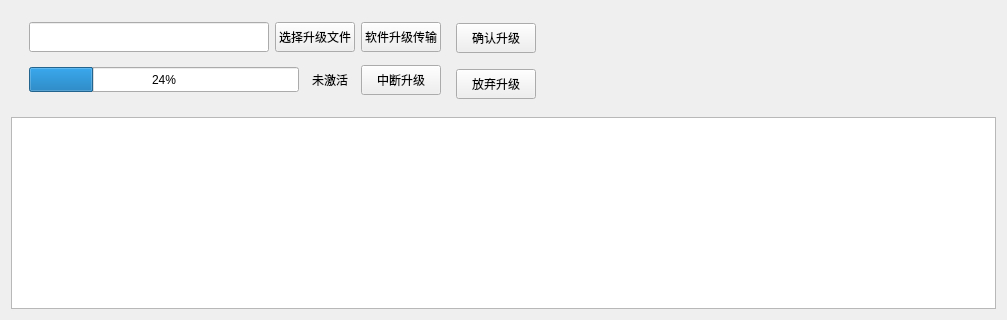
       <widget class="QWidget" name="tab_VersionUpdata">
        <attribute name="icon">
         <iconset resource="res.qrc">
          <normaloff>:/res/Icon/VersionUpdata.svg</normaloff>:/res/Icon/VersionUpdata.svg</iconset>
        </attribute>
        <attribute name="title">
         <string>软件升级</string>
        </attribute>
        <layout class="QVBoxLayout" name="verticalLayout_19">
         <item>
          <widget class="QWidget" name="widget_19" native="true">
           <property name="minimumSize">
            <size>
             <width>0</width>
             <height>100</height>
            </size>
           </property>
           <layout class="QHBoxLayout" name="horizontalLayout_22">
            <item>
             <widget class="QWidget" name="widget_20" native="true">
              <property name="minimumSize">
               <size>
                <width>430</width>
                <height>0</height>
               </size>
              </property>
              <property name="maximumSize">
               <size>
                <width>430</width>
                <height>16777215</height>
               </size>
              </property>
              <layout class="QVBoxLayout" name="verticalLayout_20">
               <property name="topMargin">
                <number>0</number>
               </property>
               <property name="bottomMargin">
                <number>0</number>
               </property>
               <item>
                <layout class="QHBoxLayout" name="horizontalLayout_21">
                 <item>
                  <layout class="QHBoxLayout" name="horizontalLayout_19">
                   <item>
                    <widget class="QLineEdit" name="Edit_VersionFile">
                     <property name="minimumSize">
                      <size>
                       <width>0</width>
                       <height>30</height>
                      </size>
                     </property>
                    </widget>
                   </item>
                   <item>
                    <widget class="QPushButton" name="Btn_SelectVersionFile">
                     <property name="minimumSize">
                      <size>
                       <width>0</width>
                       <height>30</height>
                      </size>
                     </property>
                     <property name="text">
                      <string>选择升级文件</string>
                     </property>
                    </widget>
                   </item>
                  </layout>
                 </item>
                 <item>
                  <widget class="QPushButton" name="Btn_UpdataVersion">
                   <property name="minimumSize">
                    <size>
                     <width>0</width>
                     <height>30</height>
                    </size>
                   </property>
                   <property name="maximumSize">
                    <size>
                     <width>16777215</width>
                     <height>30</height>
                    </size>
                   </property>
                   <property name="text">
                    <string>软件升级传输</string>
                   </property>
                  </widget>
                 </item>
                </layout>
               </item>
               <item>
                <layout class="QHBoxLayout" name="horizontalLayout_20">
                 <item>
                  <widget class="QProgressBar" name="progressBar_Updata">
                   <property name="minimumSize">
                    <size>
                     <width>0</width>
                     <height>25</height>
                    </size>
                   </property>
                   <property name="value">
                    <number>24</number>
                   </property>
                  </widget>
                 </item>
                 <item>
                  <widget class="QLabel" name="UpdataLabel">
                   <property name="minimumSize">
                    <size>
                     <width>50</width>
                     <height>40</height>
                    </size>
                   </property>
                   <property name="maximumSize">
                    <size>
                     <width>50</width>
                     <height>50</height>
                    </size>
                   </property>
                   <property name="text">
                    <string>未激活</string>
                   </property>
                   <property name="alignment">
                    <set>Qt::AlignCenter</set>
                   </property>
                  </widget>
                 </item>
                 <item>
                  <widget class="QPushButton" name="Btn_UpdataStop">
                   <property name="minimumSize">
                    <size>
                     <width>0</width>
                     <height>30</height>
                    </size>
                   </property>
                   <property name="text">
                    <string>中断升级</string>
                   </property>
                  </widget>
                 </item>
                </layout>
               </item>
              </layout>
             </widget>
            </item>
            <item>
             <widget class="QWidget" name="widget_21" native="true">
              <layout class="QVBoxLayout" name="verticalLayout_21">
               <property name="spacing">
                <number>13</number>
               </property>
               <property name="leftMargin">
                <number>0</number>
               </property>
               <property name="topMargin">
                <number>0</number>
               </property>
               <property name="rightMargin">
                <number>0</number>
               </property>
               <property name="bottomMargin">
                <number>0</number>
               </property>
               <item>
                <widget class="QPushButton" name="Btn_RunUpdata">
                 <property name="minimumSize">
                  <size>
                   <width>0</width>
                   <height>30</height>
                  </size>
                 </property>
                 <property name="text">
                  <string>确认升级</string>
                 </property>
                </widget>
               </item>
               <item>
                <widget class="QPushButton" name="Btn_AbandonUpdata">
                 <property name="minimumSize">
                  <size>
                   <width>0</width>
                   <height>30</height>
                  </size>
                 </property>
                 <property name="text">
                  <string>放弃升级</string>
                 </property>
                </widget>
               </item>
              </layout>
             </widget>
            </item>
            <item>
             <spacer name="horizontalSpacer_7">
              <property name="orientation">
               <enum>Qt::Horizontal</enum>
              </property>
              <property name="sizeHint" stdset="0">
               <size>
                <width>451</width>
                <height>20</height>
               </size>
              </property>
             </spacer>
            </item>
           </layout>
          </widget>
         </item>
         <item>
          <widget class="QTableView" name="tableView_VersionUpdata"/>
         </item>
        </layout>
       </widget>
